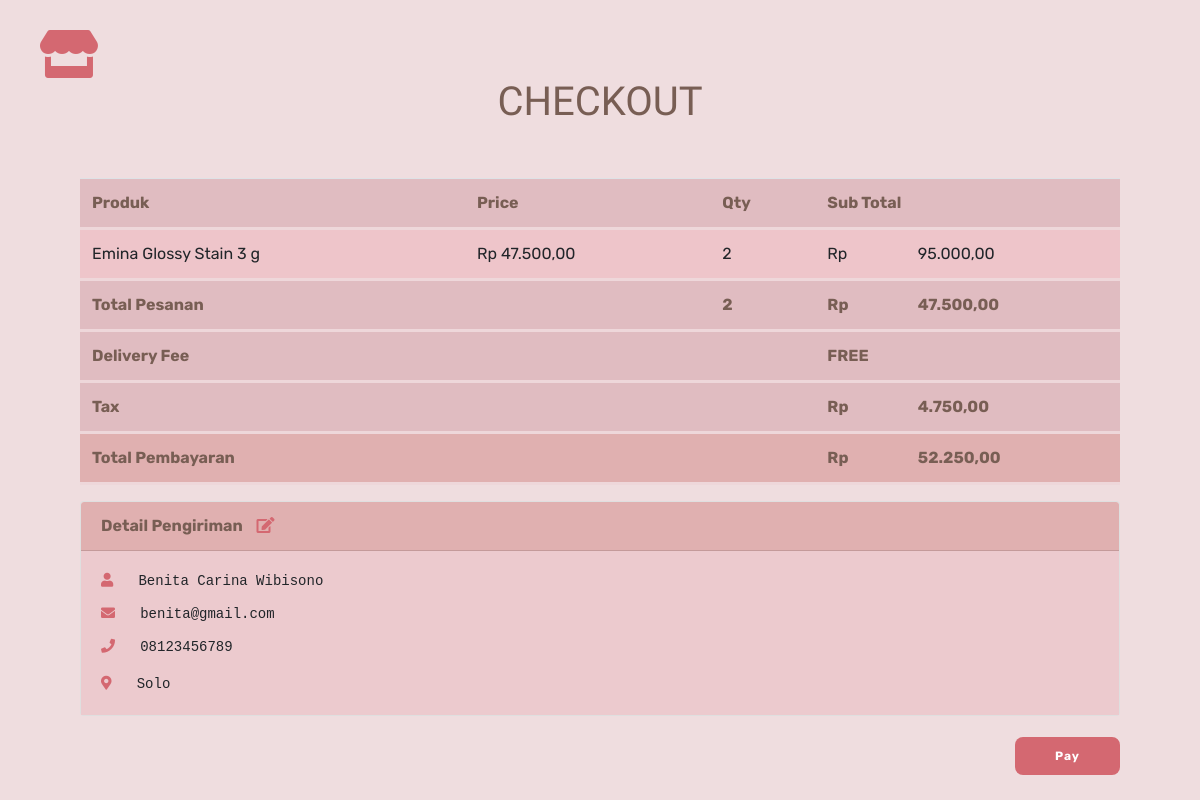
/Aphroface/checkout.php (signed in), run on an earlier commit of the app's database.
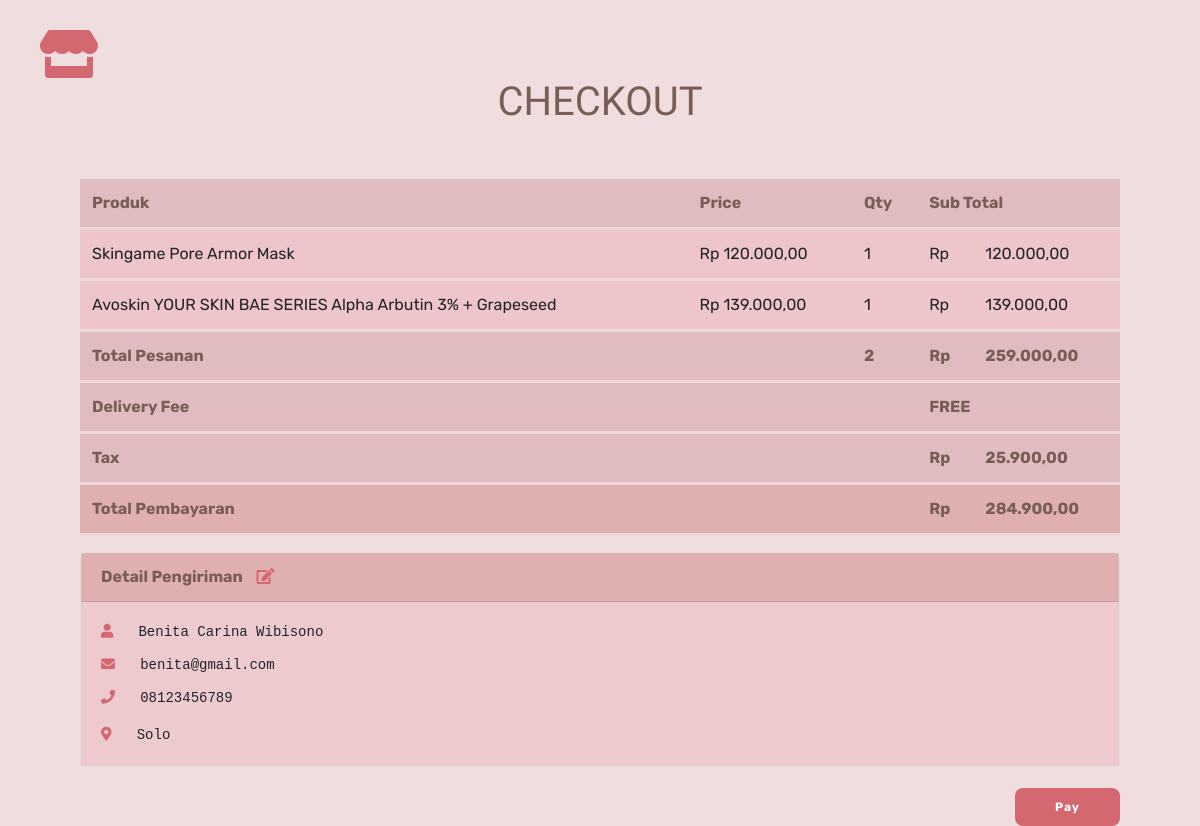
And on a later commit of the database.
### tables this page shows
CREATE TABLE `cart` (
  `id_cart` int(11) NOT NULL,
  `id_produk` int(11) NOT NULL,
  `jumlah` int(11) NOT NULL,
  `username` varchar(20) NOT NULL
);

CREATE TABLE `produk` (
  `id_produk` int(10) NOT NULL,
  `produk_name` varchar(100) NOT NULL,
  `stok` int(10) NOT NULL,
  `image` varchar(255) NOT NULL,
  `price` int(11) NOT NULL,
  `brand` varchar(50) NOT NULL,
  `category` varchar(20) NOT NULL
);

CREATE TABLE `customer` (
  `username` varchar(20) NOT NULL,
  `email` varchar(30) NOT NULL,
  `password` varchar(30) NOT NULL,
  `nama` varchar(50) NOT NULL,
  `noHP` varchar(15) NOT NULL,
  `alamat` varchar(100) NOT NULL
);

### Aphroface/checkout.php (the view, shortened to what this page needs)
<?php include ('header_checkout.html');
$uname = $_SESSION['username'];
require_once ('db_login.php');
?>
<h4 class="title_co">CHECKOUT</h4>
<br>
<div class="container">
    <div class="card-body">
        <form method="POST" autocomplete="on" action="<?php echo htmlspecialchars($_SERVER["PHP_SELF"])?>">
            <table class="table table-hover">
                <tr>
                    <th>Produk</th>
                    <th>Price</th>
                    <th>Qty</th>
                    <th colspan="2">Sub Total</th>
                </tr>
                <?php
                $sum_qty = 0;
                $sum_price = 0;
                $query = "SELECT * FROM produk JOIN cart
                            ON produk.id_produk=cart.id_produk
                            WHERE cart.username='".$uname."'";
                $result = $db->query($query);
                while($row = $result->fetch_object()){
                    $jml = $row->jumlah;
                    $subtotal = $row->price * $jml;
                    echo '<tr>';
                    echo '<td>'.$row->produk_name.'</td>';
                    $harga = number_format($row->price,2,',','.');
                    echo '<td>Rp '.$harga.'</td>';
                    echo '<td>'.$jml.'</td>';
                    echo '<td>Rp</td>';
                    $subt = number_format($subtotal,2,',','.');
                    echo '<td>'.$subt.'</td>';
                    echo '</tr>';
                    $sum_qty = $sum_qty + ($jml);
                    $sum_price = $sum_price + ($row->price);
                }
                $sump = number_format($sum_price,2,',','.');
                echo '<tr> <th colspan="2" >Total Pesanan</th>
                        <th>'.$sum_qty.'</th>
                        <th>Rp</th>
                        <th>'.$sump.'</th> </tr>';
                echo '<tr> <th colspan="3">Delivery Fee</td>
                        <th colspan="2">FREE</th> </tr>';
                $pajak = $sum_price * 0.1;
                $tax = number_format($pajak,2,',','.');
                echo '<tr> <th colspan="3">Tax</th>
                        <th>Rp</th>
                        <th colspan="2">'.$tax.'</th> </tr>';
                $sumt = $sum_price + $pajak;
                $total = number_format($sumt,2,',','.');
                echo '<tr> <th colspan="3" style="background-color: #e0b0b0">Total Pembayaran</th>
                        <th style="background-color: #e0b0b0">Rp</th>
                        <th style="background-color: #e0b0b0">'.$total.'</th> </tr>';
                ?>
            </table>
            <div class="card">
                <pre class="card-header">Detail Pengiriman    <a href="edit_profile2.php?uname=<?php echo $uname ?>" class="fas fa-edit"></a></pre>
                <div class="card-body cb-detail">
                    <?php
                        $query2 = "SELECT * FROM customer WHERE username='".$uname."'";
                        $result2 = $db->query($query2);
                        while($row2 = $result2->fetch_object()){
                            echo '<pre class="card-title"><i class="fas fa-user"></i>   '.$row2->nama.'</pre>';
                            echo '<pre class="card-title"><i class="fas fa-envelope"></i>   '.$row2->email.'</pre>';
                            echo '<pre class="card-text"><i class="fas fa-phone"></i>   '.$row2->noHP.'</pre>';
                            echo '<pre class="card-text"><i class="fas fa-map-marker-alt"></i>   '.$row2->alamat.'</pre>';
                        }
                    ?>
                </div>
            </div>
            <button id="pay" type="submit" name="submit" value="submit">Pay</button>
        </form>
    </div>
</div>

What changed in the data, as far as the page shows it:
removed cart: id_produk.produk_name "Emina Glossy Stain 3 g", id_produk.price "47.500,00", jumlah "2", subt "95.000,00"
added cart: id_produk.produk_name "Skingame Pore Armor Mask", id_produk.price "120.000,00", jumlah "1", subt "120.000,00"
added cart: id_produk.produk_name "Avoskin YOUR SKIN BAE SERIES Alpha Arbutin 3% + Grapeseed", id_produk.price "139.000,00", jumlah "1", subt "139.000,00"
Also different on the page:
$sump: "47.500,00" → "259.000,00"
$tax: "4.750,00" → "25.900,00"
$total: "52.250,00" → "284.900,00"
